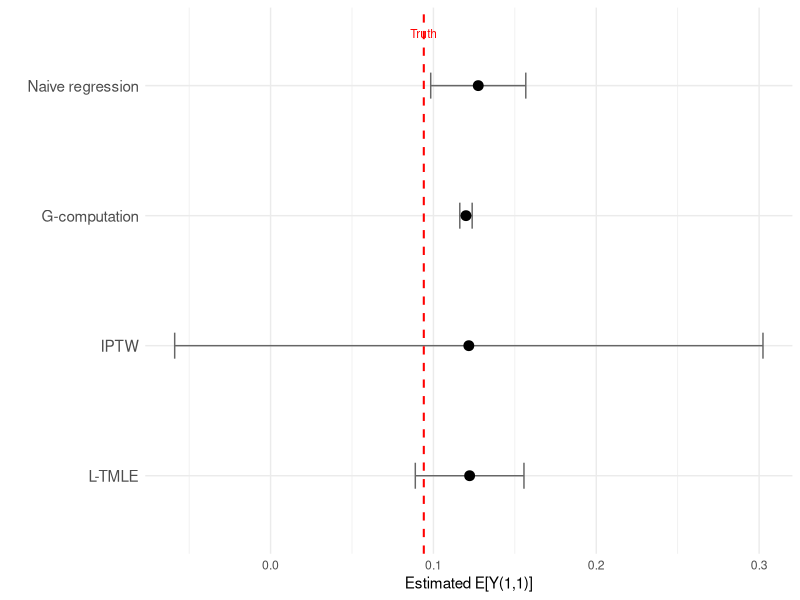

Source code (R):
## ---- chunk 1
#| include: false
library(tidyverse)
knitr::opts_chunk$set(
  collapse = TRUE,
  comment = "#>",
  fig.width = 7,
  fig.height = 4,
  fig.align = "center"
)
logit <- function(p) log(p / (1 - p))
## ---- chunk 2
set.seed(2026)
# n = 1000 keeps the by-hand walkthrough fast in both the static and
# the WebR (interactive) builds. The conceptual companion chapter and
# this chapter share the same data-generating process and seed.
n <- 1000

W_age    <- rnorm(n, mean = 40, sd = 10)
W_male   <- rbinom(n, 1, 0.6)
W_cd4_bl <- pmax(50, rnorm(n, mean = 350, sd = 120))
W_vl_bl  <- rnorm(n, mean = 4.2, sd = 0.7)
W <- 0.01 * (W_age - 40) - 0.001 * (W_cd4_bl - 350) + 0.2 * W_vl_bl - 0.1 * W_male

g1_true <- plogis(0.3 + 0.5 * W)
A1 <- rbinom(n, 1, g1_true)
L1 <- rnorm(n, mean = 0.3 * W + 1.2 * A1, sd = 1)  # strong treatment -> confounder
g2_true <- plogis(-0.5 + 0.8 * L1 + 0.3 * A1)       # strong confounder -> treatment
A2 <- rbinom(n, 1, g2_true)
Y <- rbinom(n, 1, plogis(-0.8 - 0.4 * A1 - 0.5 * A2 - 0.6 * L1 + 0.2 * W))  # strong L1 effect

dat <- tibble(W, A1, L1, A2, Y)
## ---- chunk 3
# Oracle truth (separate seed, large MC sample)
set.seed(9999)
n_mc <- 100000
W_mc <- rep(W, length.out = n_mc)
L1_cf11 <- rnorm(n_mc, mean = 0.3 * W_mc + 1.2, sd = 1)
Y_cf11  <- plogis(-0.8 - 0.4 - 0.5 - 0.6 * L1_cf11 + 0.2 * W_mc)
true_EY_11 <- mean(Y_cf11)
cat("True E[Y(1,1)]:", round(true_EY_11, 4), "\n")
## ---- chunk 4
# Time 1: P(A1 = 1 | W)
g1_mod <- glm(A1 ~ W, family = binomial, data = dat)
g1_hat <- pmax(0.01, pmin(0.99, predict(g1_mod, type = "response")))

# Time 2: P(A2 = 1 | A1, L1, W)
g2_mod <- glm(A2 ~ L1 + A1 + W, family = binomial, data = dat)
g2_hat <- pmax(0.01, pmin(0.99, predict(g2_mod, type = "response")))

# Evaluate g2 under the intervention value A1=1
g2_under_a1 <- pmax(0.01, pmin(0.99,
  predict(g2_mod, newdata = dat %>% mutate(A1 = 1), type = "response")))

# Cumulative probability of following "always adhere"
g_cumulative <- g1_hat * g2_under_a1
cat("Cumulative g range:", round(range(g_cumulative), 3), "\n")
## ---- chunk 5
Q2_mod <- glm(Y ~ A2 + L1 + A1 + W + A1:A2, family = binomial, data = dat)
Q2_A2is1 <- predict(Q2_mod, newdata = dat %>% mutate(A2 = 1), type = "response")
cat("Q2(A2=1) range:", round(range(Q2_A2is1), 4), "\n")
## ---- chunk 6
Q1_mod <- glm(Q2_A2is1 ~ A1 + W, family = quasibinomial, data = dat)
Q1_A1is1 <- predict(Q1_mod, newdata = dat %>% mutate(A1 = 1), type = "response")
cat("G-computation estimate E[Y(1,1)]:", round(mean(Q1_A1is1), 4), "\n")
cat("True E[Y(1,1)]:                  ", round(true_EY_11, 4), "\n")
## ---- chunk 7
H2 <- (dat$A1 == 1 & dat$A2 == 1) / (g1_hat * g2_under_a1)
QA_init_t2 <- predict(Q2_mod, type = "response")

# Fluctuation model
fluc2 <- glm(dat$Y ~ -1 + offset(logit(QA_init_t2)) + H2, family = binomial)
eps2 <- coef(fluc2)

# Update Q2 predictions under A2=1
Q2_star <- plogis(logit(Q2_A2is1) + eps2 / (g1_hat * g2_under_a1))
cat("Epsilon at time 2:", round(eps2, 5), "\n")
## ---- chunk 8
Q1_mod_updated <- glm(Q2_star ~ A1 + W, family = quasibinomial, data = dat)
Q1_updated <- predict(Q1_mod_updated, type = "response")
Q1_under_a1 <- predict(Q1_mod_updated, newdata = dat %>% mutate(A1 = 1), type = "response")

H1 <- (dat$A1 == 1) / g1_hat

fluc1 <- glm(Q2_star ~ -1 + offset(logit(Q1_updated)) + H1, family = quasibinomial)
eps1 <- coef(fluc1)

Q1_star <- plogis(logit(Q1_under_a1) + eps1 / g1_hat)
cat("Epsilon at time 1:", round(eps1, 5), "\n")
## ---- chunk 9
ltmle_est_11 <- mean(Q1_star)
cat("L-TMLE estimate E[Y(1,1)]:", round(ltmle_est_11, 4), "\n")
cat("True E[Y(1,1)]:           ", round(true_EY_11, 4), "\n")
## ---- chunk 10
naive_mod <- glm(Y ~ A1 + A2 + L1 + W, family = binomial, data = dat)
naive_pred_11 <- mean(predict(naive_mod, newdata = dat %>% mutate(A1 = 1, A2 = 1), type = "response"))

iptw_w <- ifelse(dat$A1 == 1 & dat$A2 == 1, 1 / (g1_hat * g2_hat), 0)
iptw_est <- sum(iptw_w * dat$Y) / sum(iptw_w)

# --- Confidence intervals via influence curves ---

# Naive regression CI (influence curve for standardized mean)
naive_p1 <- predict(naive_mod, newdata = dat %>% mutate(A1 = 1, A2 = 1), type = "response")
naive_resid <- dat$Y - predict(naive_mod, type = "response")
naive_H <- ifelse(dat$A1 == 1 & dat$A2 == 1, 1, 0)
naive_ic <- naive_p1 - naive_pred_11 + naive_H * naive_resid / mean(naive_H)
naive_se <- sd(naive_ic) / sqrt(n)

# G-computation CI (use the TMLE-style IC with Q1 model)
gcomp_resid <- Q2_A2is1 - predict(Q1_mod, type = "response")
gcomp_ic <- Q1_A1is1 - mean(Q1_A1is1) + ifelse(dat$A1 == 1, 1, 0) * gcomp_resid / mean(dat$A1 == 1)
gcomp_se <- sd(gcomp_ic) / sqrt(n)

# IPTW CI
iptw_num <- iptw_w * dat$Y
iptw_den <- sum(iptw_w)
iptw_ic <- (iptw_num - iptw_est * iptw_w) / mean(iptw_w > 0)
iptw_se <- sd(iptw_ic[iptw_w > 0]) / sqrt(sum(iptw_w > 0))

# L-TMLE CI (from efficient influence curve)
Qstar_obs <- ifelse(dat$A1 == 1, Q1_star, Q1_star)  # at observed A
H_obs_ltmle <- ifelse(dat$A1 == 1 & dat$A2 == 1,
                       1 / (g1_hat * g2_under_a1), 0)
ltmle_ic <- H_obs_ltmle * (dat$Y - predict(Q2_mod, type = "response")) +
            Q1_star - ltmle_est_11
ltmle_se <- sd(ltmle_ic) / sqrt(n)

comparison <- tibble(
  Method = c("True E[Y(1,1)]", "Naive regression", "G-computation", "IPTW", "L-TMLE"),
  Estimate = c(true_EY_11, naive_pred_11, mean(Q1_A1is1), iptw_est, ltmle_est_11),
  SE = c(NA, naive_se, gcomp_se, iptw_se, ltmle_se),
  Lower = Estimate - 1.96 * SE,
  Upper = Estimate + 1.96 * SE
)
comparison |> mutate(across(where(is.numeric), ~ round(.x, 4))) |> as.data.frame()
## ---- chunk 11
#| label: fig-estimator-comparison
#| fig-cap: "Comparison of estimators for the counterfactual failure rate under sustained high adherence. Error bars show 95% confidence intervals. The dashed red line marks the true value."
#| code-fold: true
plot_df <- comparison |> filter(Method != "True E[Y(1,1)]")

ggplot(plot_df, aes(x = Estimate, y = factor(Method, levels = rev(plot_df$Method)))) +
  geom_errorbarh(aes(xmin = Lower, xmax = Upper), height = 0.2, color = "grey40") +
  geom_point(size = 3) +
  geom_vline(xintercept = true_EY_11, linetype = "dashed", color = "red", linewidth = 0.7) +
  annotate("text", x = true_EY_11, y = 4.4, label = "Truth", color = "red", size = 3) +
  labs(x = "Estimated E[Y(1,1)]", y = "") +
  theme_minimal() +
  theme(axis.text.y = element_text(size = 11))
